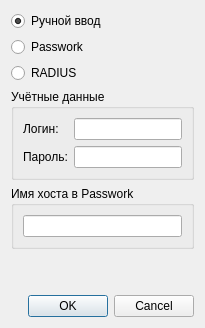
<?xml version="1.0" encoding="UTF-8"?>
<ui version="4.0">
 <class>AuthMethodDialog</class>
 <widget class="QDialog" name="AuthMethodDialog">
  <property name="windowTitle">
   <string>Метод аутентификации</string>
  </property>
  <layout class="QVBoxLayout" name="verticalLayout">
   <item>
    <widget class="QRadioButton" name="manualRadio">
     <property name="text">
      <string>Ручной ввод</string>
     </property>
     <property name="checked">
      <bool>true</bool>
     </property>
    </widget>
   </item>
   <item>
    <widget class="QRadioButton" name="passworkRadio">
     <property name="text">
      <string>Passwork</string>
     </property>
    </widget>
   </item>
   <item>
    <widget class="QRadioButton" name="radiusRadio">
     <property name="text">
      <string>RADIUS</string>
     </property>
    </widget>
   </item>
   <item>
    <widget class="QGroupBox" name="manualGroup">
     <property name="title">
      <string>Учётные данные</string>
     </property>
     <layout class="QFormLayout" name="formLayout">
      <item row="0" column="0">
       <widget class="QLabel" name="loginLabel">
        <property name="text">
         <string>Логин:</string>
        </property>
       </widget>
      </item>
      <item row="0" column="1">
       <widget class="QLineEdit" name="loginEdit"/>
      </item>
      <item row="1" column="0">
       <widget class="QLabel" name="passLabel">
        <property name="text">
         <string>Пароль:</string>
        </property>
       </widget>
      </item>
      <item row="1" column="1">
       <widget class="QLineEdit" name="passEdit">
        <property name="echoMode">
         <enum>QLineEdit::Password</enum>
        </property>
       </widget>
      </item>
     </layout>
    </widget>
   </item>
   <item>
    <widget class="QGroupBox" name="passworkGroup">
     <property name="title">
      <string>Имя хоста в Passwork</string>
     </property>
     <layout class="QVBoxLayout" name="passworkLayout">
      <item>
       <widget class="QLineEdit" name="hostnameEdit"/>
      </item>
     </layout>
    </widget>
   </item>
   <item>
    <spacer name="verticalSpacer">
     <property name="orientation">
      <enum>Qt::Vertical</enum>
     </property>
     <property name="sizeHint" stdset="0">
      <size>
       <width>20</width>
       <height>40</height>
      </size>
     </property>
    </spacer>
   </item>
   <item>
    <widget class="QDialogButtonBox" name="buttonBox">
     <property name="orientation">
      <enum>Qt::Horizontal</enum>
     </property>
     <property name="standardButtons">
      <set>QDialogButtonBox::Cancel|QDialogButtonBox::Ok</set>
     </property>
    </widget>
   </item>
  </layout>
 </widget>
 <resources/>
 <connections>
  <connection>
   <sender>buttonBox</sender>
   <signal>accepted()</signal>
   <receiver>AuthMethodDialog</receiver>
   <slot>accept()</slot>
  </connection>
  <connection>
   <sender>buttonBox</sender>
   <signal>rejected()</signal>
   <receiver>AuthMethodDialog</receiver>
   <slot>reject()</slot>
  </connection>
 </connections>
</ui>
